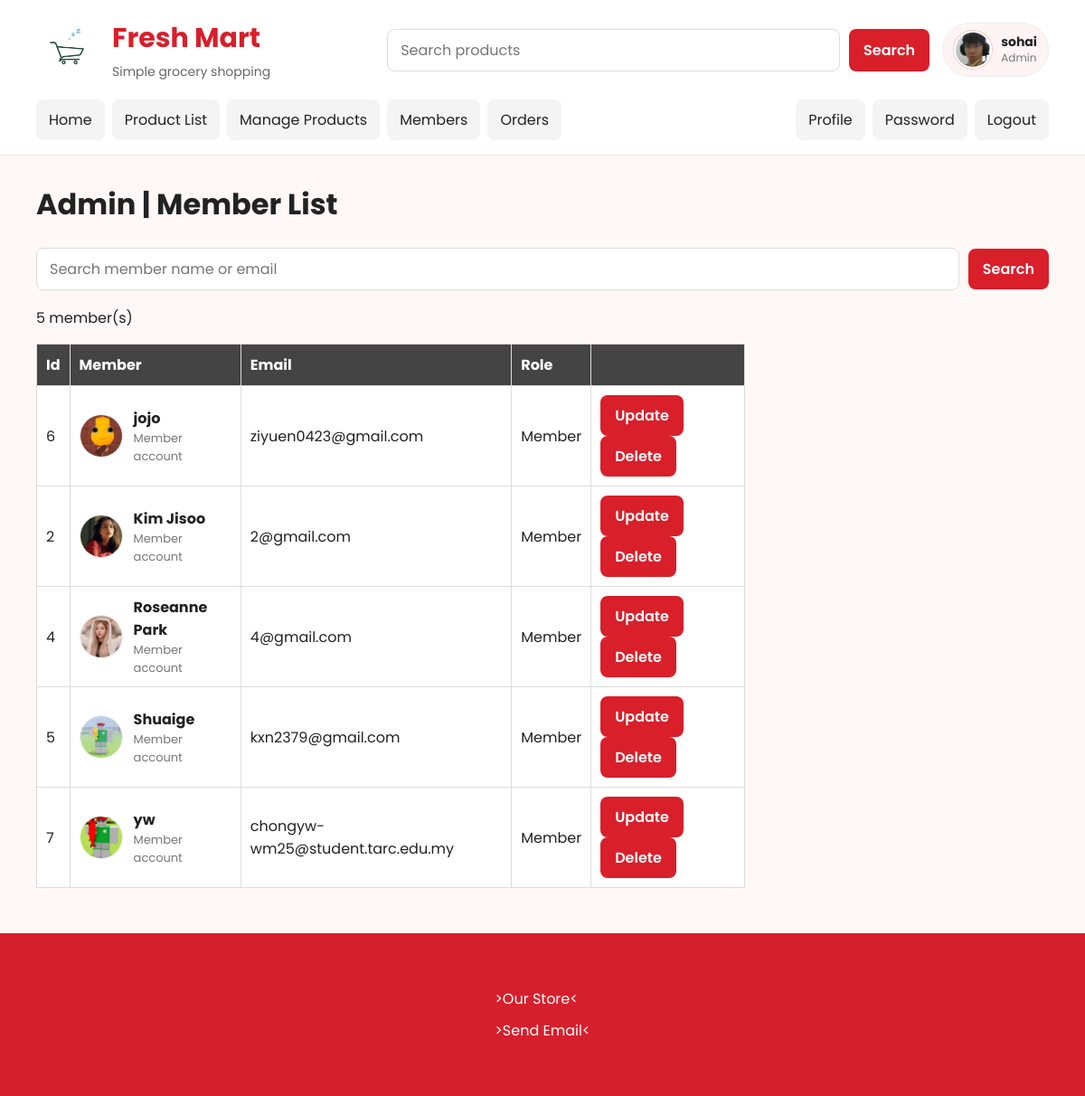
Page /assignment/admin/member_list.php (signed in) on the committed database.
### tables this page shows
CREATE TABLE `user` (
  `id` int(11) NOT NULL,
  `email` varchar(100) NOT NULL,
  `password` varchar(100) NOT NULL,
  `name` varchar(100) NOT NULL,
  `photo` varchar(100) NOT NULL,
  `role` varchar(100) NOT NULL
);

### assignment/admin/member_list.php (the view, shortened to what this page needs)
<?php
include '../_base.php';
$search = req('search');
$stm = $_db->prepare("
    SELECT id, name, email, photo, role
    FROM user
    WHERE role = 'Member'
    AND (name LIKE ? OR email LIKE ?)
    ORDER BY name
");
$stm->execute(["%$search%", "%$search%"]);
$arr = $stm->fetchAll();
include '../_head.php';
?>
<form class="admin-search-box">
    <?= html_search('search', 'placeholder="Search member name or email"') ?>
    <button>Search</button>
</form>
<p><?= count($arr) ?> member(s)</p>
<section class = "demo-box">
    <table class="table">
        <tr>
            <th>Id</th>
            <th>Member</th>
            <th>Email</th>
            <th>Role</th>
            <th></th>
        </tr>
        <?php foreach ($arr as $m): ?>
        <tr>
            <td><?= $m->id ?></td>
            <td>
                <div class="member-cell">
                    <img src="/photos/<?= $m->photo ?>" alt="<?= encode($m->name) ?>">
                    <div>
                        <strong><?= encode($m->name) ?></strong>
                        <span>Member account</span>
                    </div>
                </div>
            </td>
            <td><?= encode($m->email) ?></td>
            <td><?= encode($m->role) ?></td>
            <td>
                <button data-get="member_update.php?id=<?= $m->id ?>">Update</button>
                <button data-post="member_delete.php?id=<?= $m->id ?>" data-confirm>Delete</button>
            </td>
        </tr>
        <?php endforeach ?>
    </table>
</section>
<?php
include '../_foot.php';

### assignment/css/app.css (style rules this page uses)
body, input, button, textarea, select { font: 16px 'Poppins', sans-serif; }
* { box-sizing: border-box; }
body { margin: 0; background: #fff8f6; color: #222; }
.table { width: 100%; border-collapse: collapse; background: #fff; }
.table th, .table td { border: 1px solid #ddd; padding: 10px; }
.table th { background: #444; color: #fff; text-align: left; }
button { min-height: 42px; padding: 10px 16px; border: 0; border-radius: 8px; background: #d81f2a; color: #ffffff; cursor: pointer; font-weight: 600; }

### assignment/admin/member_list.php (style rules this page uses)
.admin-search-box { display: flex; gap: 10px; align-items: center; margin-bottom: 18px; }
.member-cell { display: flex; align-items: center; gap: 12px; }
.member-cell img { width: 48px; height: 48px; border-radius: 50%; object-fit: cover; border: 1px solid #eee; }
.member-cell strong, .member-cell span { display: block; }
.member-cell span { color: #777; font-size: 13px; }
.demo-box { width: 70%; min-width: 520px; }
.demo-box .table { width: 100%; }

### rows in the picture
user: id "6", photo (picture), name "jojo", email "ziyuen0423@gmail.com", role "Member"
user: id "2", photo (picture), name "Kim Jisoo", email "2@gmail.com", role "Member"
user: id "4", photo (picture), name "Roseanne Park", email "4@gmail.com", role "Member"
user: id "5", photo (picture), name "Shuaige", email "kxn2379@gmail.com", role "Member"
user: id "7", photo (picture), name "yw", email "chongyw-wm25@student.tarc.edu.my", role "Member"

### other values in the picture
encode($_user->name) "sohai"
encode($_user->role) "Admin"
$_title "Admin | Member List"
count($arr) "5"
